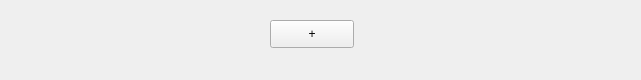
<?xml version="1.0" encoding="UTF-8"?>
<ui version="4.0">
 <class>portAddForm</class>
 <widget class="QWidget" name="portAddForm">
  <property name="geometry">
   <rect>
    <x>0</x>
    <y>0</y>
    <width>641</width>
    <height>80</height>
   </rect>
  </property>
  <property name="windowTitle">
   <string>Form</string>
  </property>
  <widget class="QPushButton" name="pushButton">
   <property name="geometry">
    <rect>
     <x>270</x>
     <y>20</y>
     <width>84</width>
     <height>28</height>
    </rect>
   </property>
   <property name="text">
    <string>+</string>
   </property>
  </widget>
 </widget>
 <resources/>
 <connections/>
</ui>
